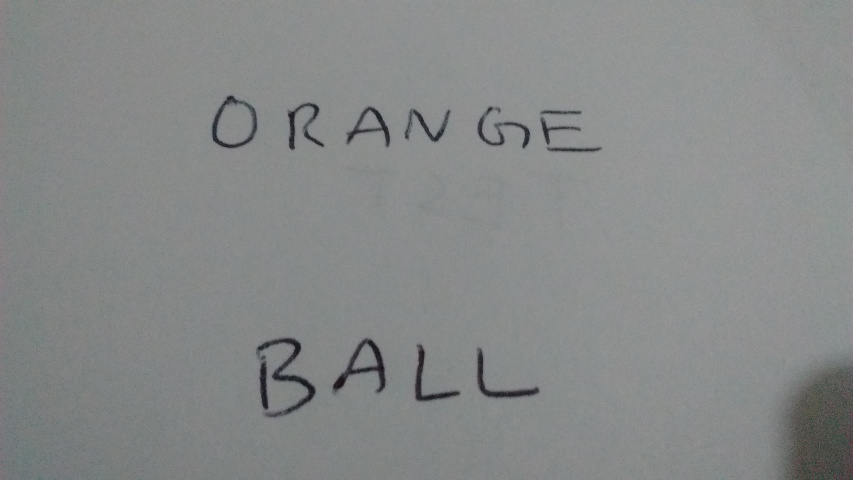
#> input picture Code/Hand-1.jpg, 853 x 480 px
$ python addGrids.py Hand-1.jpg 5   (Python 2 division)   (older library calls are emulated)
#> lines starting #> are read from the running program, lines starting #| are printed output that depends on the picture; after the words box and inside, x2 and y2 are one past the last pixel; in counts of white or black regions, pixels touching at a corner belong together
import cv2
import numpy as np
import sys
import scipy.misc
import os


def gridify(imgName,n):
#> called with imgName = 'Hand-1.jpg', n = 5
	img = cv2.imread(imgName)
#> img is the input picture: shape (480, 853, 3); mean B, G, R 136.8, 137.1, 134.5
	w = np.shape(img)[1]
#> w = 853
	h = np.shape(img)[0]
#> h = 480
	wByn = w/n
#> wByn = 170
	hByn = h/n
#> hByn = 96

	for i in range(n):
		img[:,wByn*i]=(255,0,0)
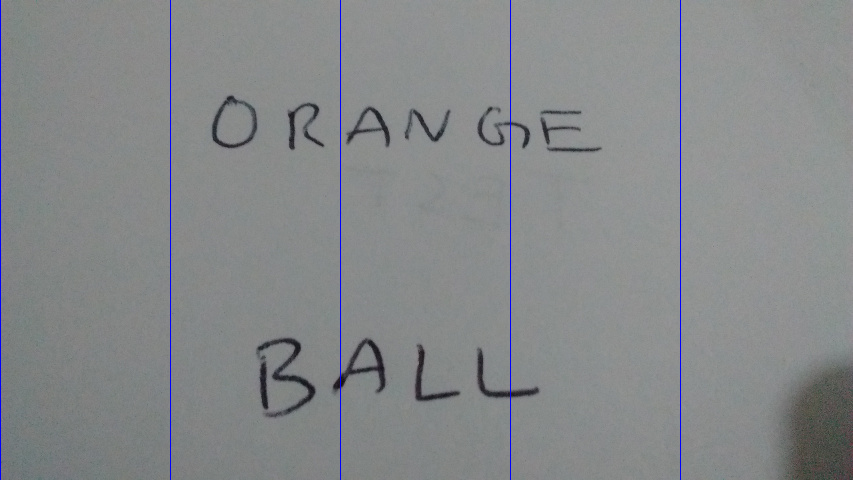
#> img: shape (480, 853, 3); 0.59% of pixels changed, all inside (x1, y1, x2, y2) = (0, 0, 681, 480)

	img[:,w-1]=(255,0,0)
	img[h-1,:]=(255,0,0)
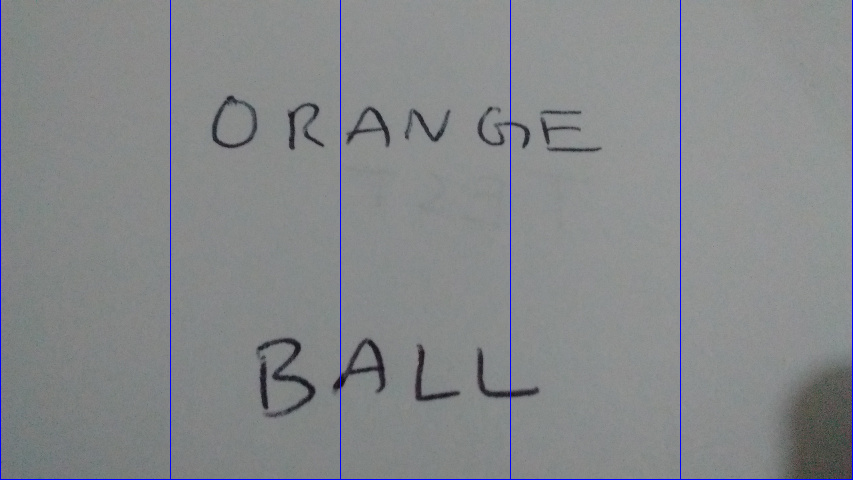
#> img: shape (480, 853, 3); mean B, G, R 137.9, 135.9, 133.3

	for j in range(n):
		img[hByn*j,:]=(255,0,0)
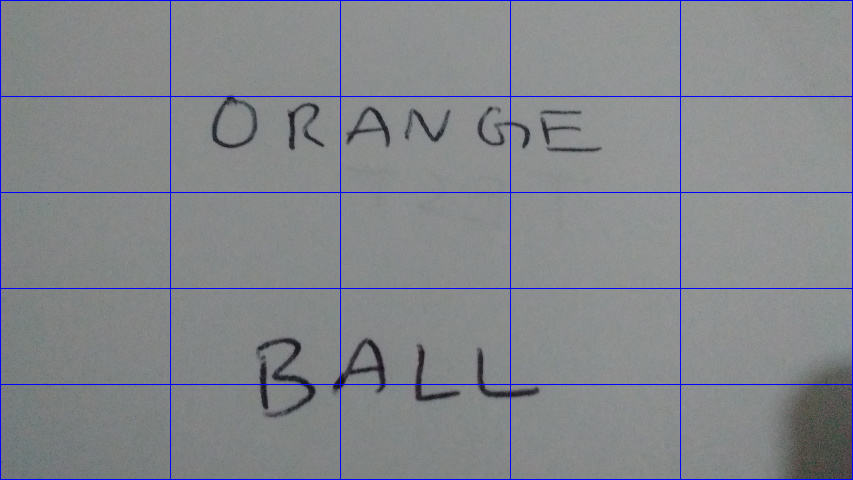
#> img: shape (480, 853, 3); 1.03% of pixels changed, all inside (x1, y1, x2, y2) = (1, 0, 852, 385)

	x = os.path.basename(imgName)+'withGrid.jpg'
	print x

	scipy.misc.imsave(x,img)


gridify(sys.argv[1],int(sys.argv[2]))
